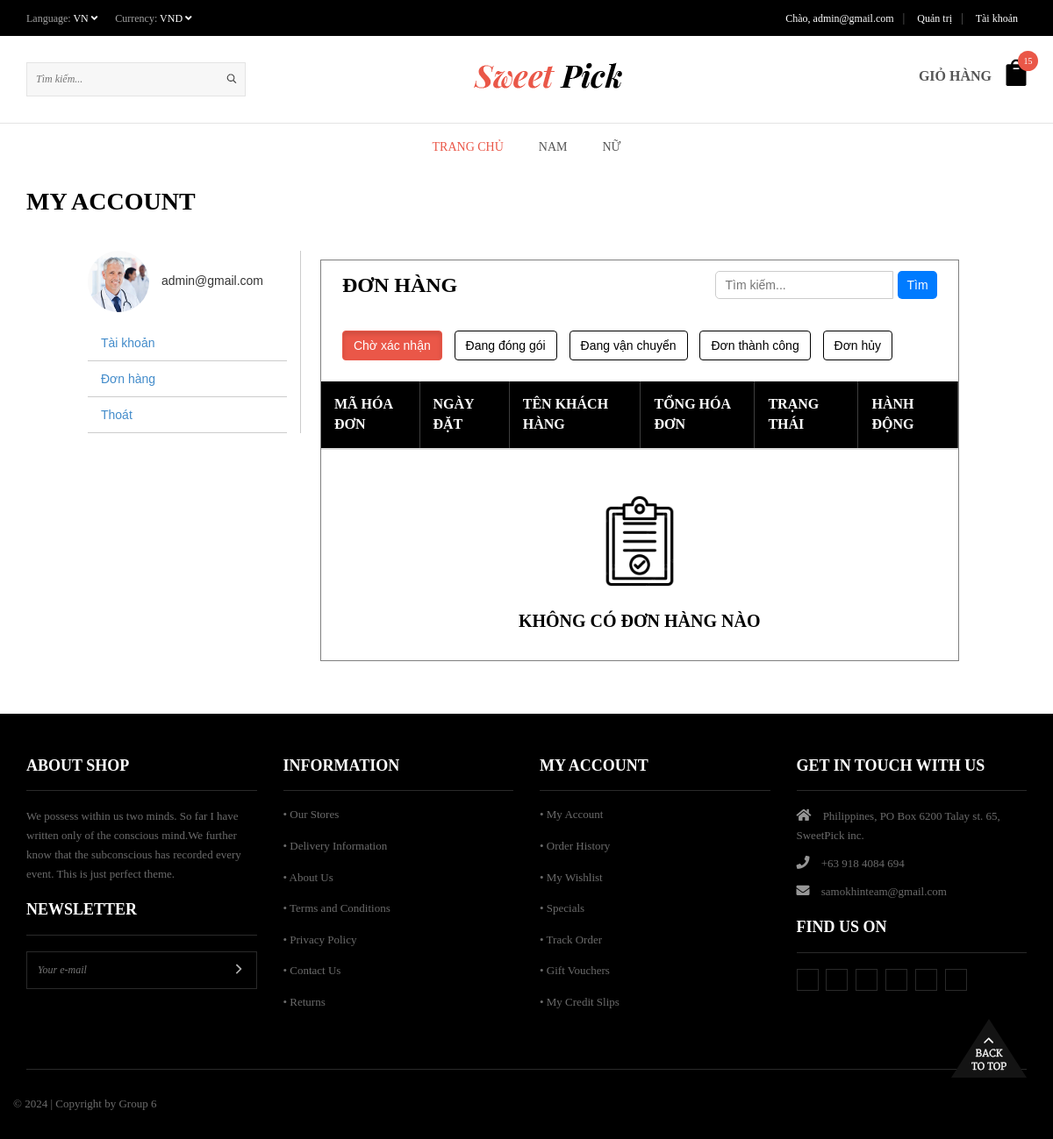
Page /?url=taikhoan/donhang (signed in) on the committed database.
### tables this page shows
CREATE TABLE `tinh_trang` (
  `ma_tinh_trang` int(11) NOT NULL,
  `ten_tinh_trang` varchar(255) NOT NULL
);

### app/controllers/users/AccountControllers.php (called while the page is built, shortened)
<?php
    function donHangUser() {
        if(isset($_GET["maTinhTrang"])) {
            $maTinhTrang = $_GET["maTinhTrang"];
        }
        else {
            $maTinhTrang = 1;
        }
        $listTinhTrang = getAllTinhTrang();
        $donHangByTinhTrang = getDonHangByNguoiDungAndTinhTrang($maTinhTrang, $_SESSION["user"]["ma_nguoi_dung"]);
        include VIEWS_URL . "users/donhang.php";
    }
?>

### app/models/pdo.php (called while the page is built, shortened)
<?php
function getConnect() {
    try {
        $connect = new PDO(
            "mysql:host=" . DB_HOST .
            ";port=" . DB_PORT .
            ";dbname=" . DB_DATABASE .
            ";charset=" . DB_CHARSET,
            DB_USERNAME,
            DB_PASSWORD
        );
        $connect -> setAttribute(PDO::ATTR_ERRMODE, PDO::ERRMODE_EXCEPTION);
        return $connect;
    }
    catch(PDOException $e) {
        echo "Loi ket noi den database " . $e -> getMessage();
    }
}
function getData($sql, $getAll = true) {
    try {
        $connect = getConnect();
        $stmt = $connect -> prepare($sql);
        $stmt -> execute();
    }
    catch(PDOException $e) {
        echo "loi cau lenh: $sql";
    }
    finally {
        unset($connect);
    }
    if($getAll) {
        return $stmt -> fetchAll();
    }
    return $stmt -> fetch();
}
?>

### app/models/TinhTrangModel.php (called while the page is built)
<?php
    function getAllTinhTrang() {
        $sql = "SELECT * FROM tinh_trang";
        return getData($sql);
    }
?>

### app/models/DonHangModel.php (called while the page is built, shortened)
<?php
    function getDonHangByNguoiDungAndTinhTrang($idTinhTrang, $maNguoiDung) {
        $sql = "SELECT A.*, B.ten_trang_thai, C.ten_phuong_thuc FROM don_hang A
                JOIN trang_thai_thanh_toan B ON A.ma_trang_thai = B.ma_trang_thai
                JOIN phuong_thuc_thanh_toan C ON A.ma_phuong_thuc = C.ma_phuong_thuc
                WHERE ma_tinh_trang = $idTinhTrang AND ma_nguoi_dung = $maNguoiDung
                ";
        return getData($sql);
    }
?>

### app/views/users/donhang.php (the view, shortened to what this page needs)
<main id="main" class="" style="padding-bottom: 50px;">
    <div class="my-account-header page-title normal-title">
        <div class="page-title-inner flex-row container text-left">
            <div class="flex-col flex-grow medium-text-center">
                <h1 class="uppercase mb-0">My Account</h1>
            </div>
        </div>
    </div>
    <div class="page-wrapper my-account" style="margin-top: 30px;">
        <div role="main" style="margin: 0 100px;">
            <div class="row vertical-tabs">
                <div class="col-md-3" style="border-right: 1px solid #ccc;">
                    <div class="account-user circle">
                        <span class="image mr-half inline-block">
                            <img alt="" src="<?php echo IMAGES_URL . $_SESSION["user"]["anh_dai_dien"] ?>" height="70" width="70" style="border-radius: 50%;">
                        </span>
                        <span class="user-name inline-block" style="margin-left: 10px;">
                            <?php echo $_SESSION["user"]["email"] ?>
                        </span>
                    </div>
                    <ul class="nav nav-line nav-uppercase nav-vertical" style="margin-top: 15px;">
                        <li style="border-bottom: 1px solid #ccc;">
                            <a href="?url=taikhoan">Tài khoản</a>
                        </li>
                        <li style="border-bottom: 1px solid #ccc;">
                            <a href="?url=taikhoan/donhang">Đơn hàng</a>
                        </li>
                        <li style="border-bottom: 1px solid #ccc;">
                            <a href="?url=dangxuat">Thoát</a>
                        </li>
                    </ul>
                </div>
                <div class="col-md-9">
                    <div class="content-wrapper">
                        <div class="card" style="border: 1px solid gray; width: 98%; margin: 10px auto;">
                            <div
                                class="card-header border-0"
                                style="display: flex; align-items: center; justify-content: space-between; padding: 12px 24px;"
                            >
                                <h2 style="margin: 0;">Đơn hàng</h2>
                                <div class="search-container">
                                    <form action="#" method="GET">
                                        <input type="text" placeholder="Tìm kiếm..." name="searchQuery" style="margin-right: 5px;">
                                        <button type="submit">Tìm</button>
                                    </form>
                                </div>
                            </div>
                            <div style="display: flex; justify-content: space-between; align-items: center; padding: 12px 24px; margin: 12px 0;">
                                <div class="action-buttons">
                                    <?php foreach($listTinhTrang as $tinhTrang ) : ?>
                                        <a
                                            href="<?php echo $maTinhTrang == $tinhTrang["ma_tinh_trang"] ? '#!' : '?url=taikhoan/donhang&maTinhTrang=' . $tinhTrang["ma_tinh_trang"] ?> "
                                            class="btn btn-tinhtrang <?php echo $maTinhTrang == $tinhTrang["ma_tinh_trang"] ? 'active' : '' ?> "
                                        >
                                            <?php echo $tinhTrang["ten_tinh_trang"]?>
                                        </a>
                                    <?php endforeach ?>
                                </div>
                            </div>
                            <div class="card-body table-responsive p-0">
                                <table class="table table-striped table-valign-middle">
                                    <thead>
                                        <tr>
                                            <th>Mã hóa đơn</th>
                                            <th>Ngày đặt</th>
                                            <th>Tên khách hàng</th>
                                            <th>Tổng hóa đơn</th>
                                            <th>Trạng thái</th>
                                            <th>Hành động</th>
                                        </tr>
                                    </thead>
                                </table>
                                <?php if(!$donHangByTinhTrang) :  ?>
                                    <div style="padding: 24px 0;">
                                        <div style="display: flex; justify-content: center;">
                                            <img src="<?php echo IMAGES_URL ?>no-order.png" alt="" width="120px" >
                                        </div>
                                        <h3 style="text-align: center;">Không có đơn hàng nào</h3>
                                    </div>
                                <?php endif ?>
                            </div>
                        </div>
                    </div>
                </div>
            </div>
        </div>
    </div>
</main>

### assets/gd-client/max-themes.net/demos/sweetpick/css/fullwidth.css (style rules this page uses)
html { overflow-x:hidden; padding: 0 !important; background:#fff; margin:0px !important; }

### app/views/users/donhang.php (style rules this page uses)
.action-buttons a { margin-right: 10px; }
.search-container form { display: flex; }
.search-container input[type="text"] { padding: 5px 10px; border: 1px solid #ccc; border-radius: 5px 0 0 5px; }
.search-container button { padding: 5px 10px; border: none; background: #007bff; color: white; border-radius: 5px; cursor: pointer; }
.btn-tinhtrang { border: 1px solid #000; color: #000; }
.btn-tinhtrang.active { background-color: #ea5748; color: #fff; border-color: #ea5748; }

### rows in the picture
tinh_trang: ten_tinh_trang "Chờ xác nhận"
tinh_trang: ten_tinh_trang "Đang đóng gói"
tinh_trang: ten_tinh_trang "Đang vận chuyển"
tinh_trang: ten_tinh_trang "Đơn thành công"
tinh_trang: ten_tinh_trang "Đơn hủy"

### other values in the picture
$_SESSION["user"]["email"] "admin@gmail.com"
$sumProductInCart["tong"] "15"
